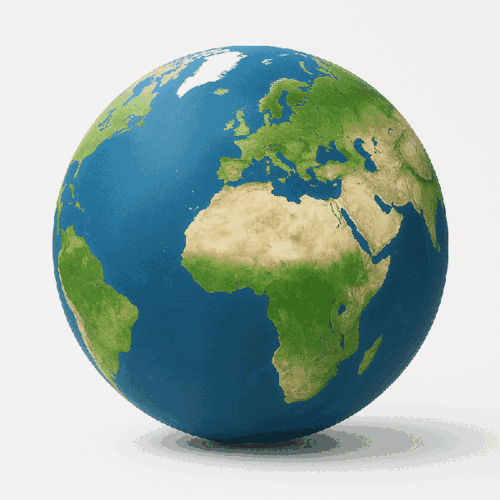
#> input picture public_backup/branded-globe.png, 500 x 500 px, found by its file name
$ python fix_icons.py
#> lines starting #> are read from the running program, lines starting #| are printed output that depends on the picture
import os
from PIL import Image, ImageFilter

def create_premium_icon(source_path, target_path, size):
#> called with size = 180
    if not os.path.exists(source_path):
        print(f"Source {source_path} not found")
        return

    img = Image.open(source_path)
#> img is the input picture: PIL image 500x500 P; mean R, G, B 158.8, 178.8, 171.9
    # The source is 1024x1024 approx (based on 2.2MB size likely)
    # Crop to square if not already
    w, h = img.size
#> w = 500; h = 500
    min_dim = min(w, h)
#> min_dim = 500
    left = (w - min_dim) / 2
#> left = 0
    top = (h - min_dim) / 2
#> top = 0
    right = (w + min_dim) / 2
#> right = 500
    bottom = (h + min_dim) / 2
#> bottom = 500
    img = img.crop((left, top, right, bottom))

    # Resize with high quality
    img = img.resize((size, size), Image.Resampling.LANCZOS)
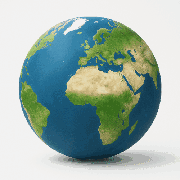
#> img: PIL image 180x180 P; mean R, G, B 158.8, 178.8, 171.9

    # Save optimized
    img.save(target_path, "PNG", optimize=True)
    print(f"Created {target_path} ({size}x{size})")

source = "/home/team/shared/EmpireLaunchAI-frontend/public/branded-globe.png"
# Create Apple Icon (180x180)
create_premium_icon(source, "/home/team/shared/EmpireLaunchAI-frontend/public/apple-v10.png", 180)
# Create Standard Icon (512x512)
create_premium_icon(source, "/home/team/shared/EmpireLaunchAI-frontend/public/icon-v10.png", 512)
# Also create the general icon.png
create_premium_icon(source, "/home/team/shared/EmpireLaunchAI-frontend/public/icon.png", 512)
# And the apple-touch-icon.png
create_premium_icon(source, "/home/team/shared/EmpireLaunchAI-frontend/public/apple-touch-icon.png", 180)
